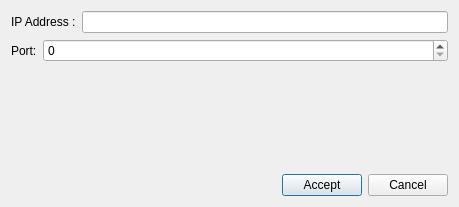
<?xml version="1.0" encoding="UTF-8"?>
<ui version="4.0">
 <class>DuMessengerConnectionDialog</class>
 <widget class="QDialog" name="DuMessengerConnectionDialog">
  <property name="geometry">
   <rect>
    <x>0</x>
    <y>0</y>
    <width>459</width>
    <height>207</height>
   </rect>
  </property>
  <property name="windowTitle">
   <string>Dialog</string>
  </property>
  <layout class="QVBoxLayout" name="verticalLayout">
   <item>
    <layout class="QHBoxLayout" name="horizontalLayout">
     <item>
      <widget class="QLabel" name="label_2">
       <property name="text">
        <string>IP Address :</string>
       </property>
      </widget>
     </item>
     <item>
      <widget class="QLineEdit" name="hostname"/>
     </item>
    </layout>
   </item>
   <item>
    <layout class="QFormLayout" name="formLayout">
     <item row="0" column="0">
      <widget class="QLabel" name="label">
       <property name="text">
        <string>Port:</string>
       </property>
      </widget>
     </item>
     <item row="0" column="1">
      <widget class="QSpinBox" name="port">
       <property name="maximum">
        <number>999999999</number>
       </property>
      </widget>
     </item>
    </layout>
   </item>
   <item>
    <layout class="QHBoxLayout" name="horizontalLayout_2">
     <item>
      <spacer name="horizontalSpacer">
       <property name="orientation">
        <enum>Qt::Horizontal</enum>
       </property>
       <property name="sizeHint" stdset="0">
        <size>
         <width>40</width>
         <height>20</height>
        </size>
       </property>
      </spacer>
     </item>
     <item>
      <widget class="QPushButton" name="ok">
       <property name="text">
        <string>Accept</string>
       </property>
      </widget>
     </item>
     <item>
      <widget class="QPushButton" name="cancel">
       <property name="text">
        <string>Cancel</string>
       </property>
      </widget>
     </item>
    </layout>
   </item>
  </layout>
 </widget>
 <resources/>
 <connections/>
</ui>
